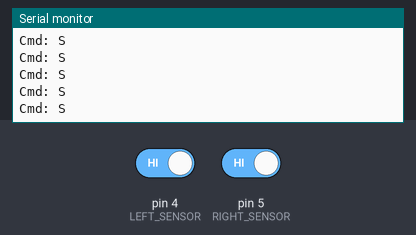
Simulated run of this sketch. Board: Arduino Uno, built with avr-gcc and run on an emulated ATmega328P. On the bench: the last lines printed to the serial monitor. The test bench sets the inputs (shaded band); at power-on: pin 4 (LEFT_SENSOR) HIGH, pin 5 (RIGHT_SENSOR) HIGH.

Above: at 1.2 s.
1.3 s: pin 4 (LEFT_SENSOR) driven LOW
At 1.37 s:
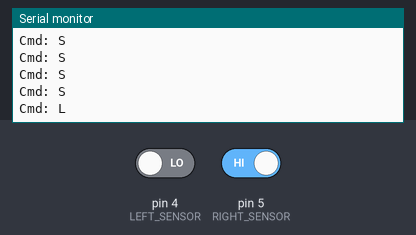
3.2 s: pin 5 (RIGHT_SENSOR) driven LOW
At 3.27 s:
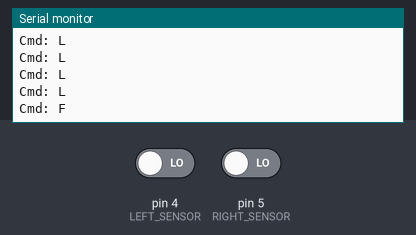
5.1 s: pin 4 (LEFT_SENSOR) driven HIGH
At 5.17 s:
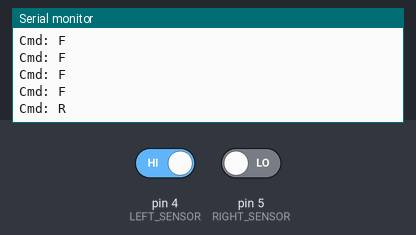

Measured:
- after the input at 1.3 s, the serial monitor: prints a new line at once (image 1)
- after the input at 3.2 s, the serial monitor: prints a new line at once (image 2)
- after the input at 5.1 s, the serial monitor: prints a new line at once (image 3)

The sketch:

Arduino_2.ino
```cpp
#include <SoftwareSerial.h>


SoftwareSerial ESPSerial(10, 11);


#define LEFT_SENSOR  4
#define RIGHT_SENSOR 5

char lastCmd = '\0';
unsigned long lastSendTime = 0;
const unsigned long SEND_INTERVAL = 80; // ms

void setup() {
  Serial.begin(9600);
  ESPSerial.begin(9600);
  pinMode(LEFT_SENSOR, INPUT);
  pinMode(RIGHT_SENSOR, INPUT);
}

void loop() {
  int leftVal  = digitalRead(LEFT_SENSOR);
  int rightVal = digitalRead(RIGHT_SENSOR);

  char cmd;
  if      (leftVal == 0 && rightVal == 0) cmd = 'F';
  else if (leftVal == 1 && rightVal == 0) cmd = 'R';
  else if (leftVal == 0 && rightVal == 1) cmd = 'L';
  else                                    cmd = 'S';

  unsigned long now = millis();

  if (cmd != lastCmd || (now - lastSendTime >= SEND_INTERVAL)) {
    ESPSerial.print(cmd);
    lastCmd = cmd;
    lastSendTime = now;


    Serial.print("Cmd: "); Serial.println(cmd);
  }
}
```
